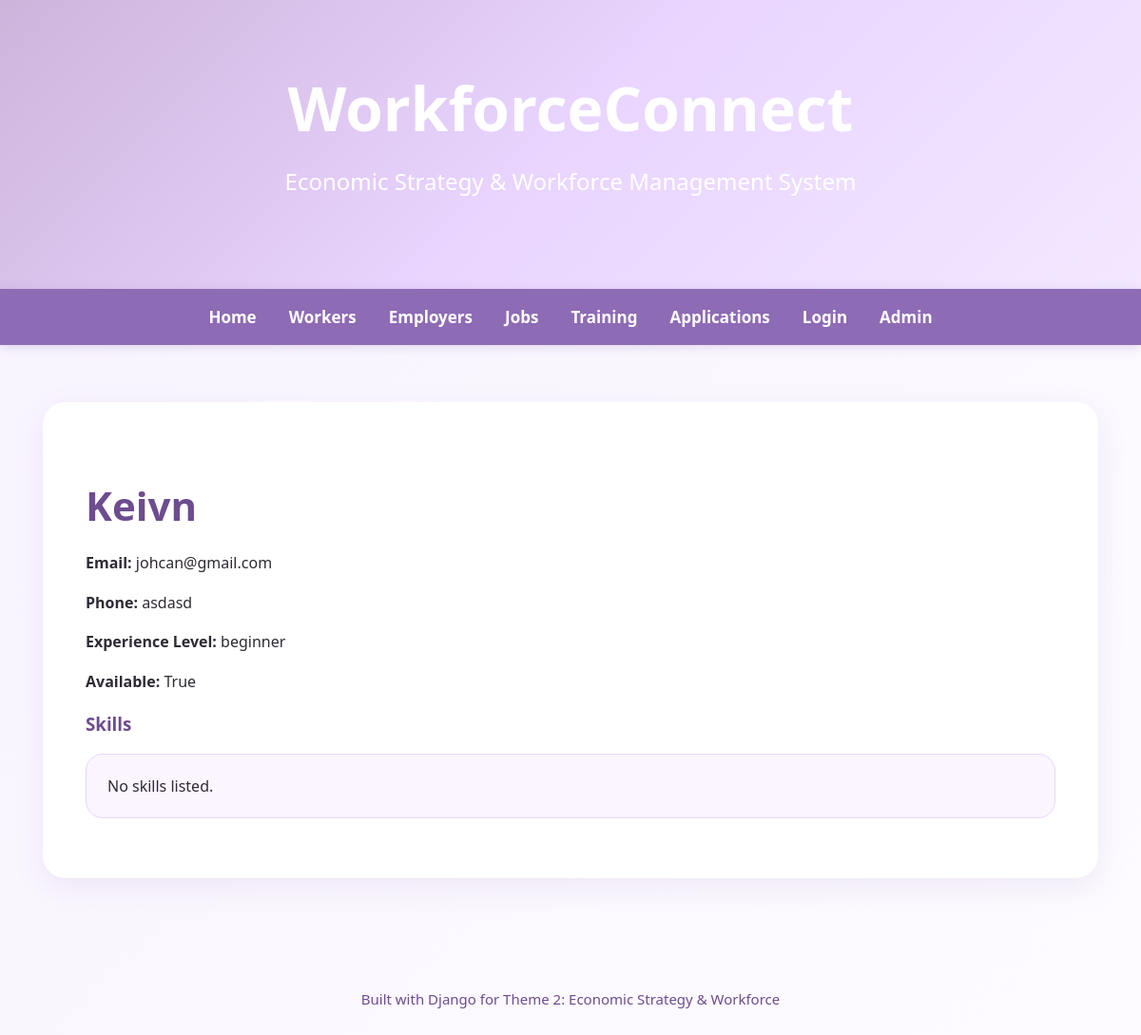
Page /workers/1/ on the committed database.
### workforce/models.py (models this page shows, shortened)
class Worker(models.Model):
    EXPERIENCE_CHOICES = [
        ('beginner', 'Beginner'),
        ('intermediate', 'Intermediate'),
        ('advanced', 'Advanced'),
    ]
    user = models.OneToOneField(
        User,
        on_delete=models.CASCADE,
        related_name='worker_profile',
        null=True,
        blank=True
    )
    name = models.CharField(max_length=100)
    email = models.EmailField()
    phone = models.CharField(max_length=20)
    experience_level = models.CharField(max_length=20, choices=EXPERIENCE_CHOICES)
    availability = models.BooleanField(default=True)
    skills = models.ManyToManyField(Skill, through='WorkerSkill')

### workforce/views.py (the view)
class WorkerDetailView(DetailView):
    model = Worker
    template_name = 'workforce/worker_detail.html'
    context_object_name = 'worker'

### workforce/templates/workforce/worker_detail.html
{% extends 'workforce/base.html' %}
{% block content %}
    <h2>{{ worker.name }}</h2>
    <p><strong>Email:</strong> {{ worker.email }}</p>
    <p><strong>Phone:</strong> {{ worker.phone }}</p>
    <p><strong>Experience Level:</strong> {{ worker.experience_level }}</p>
    <p><strong>Available:</strong> {{ worker.availability }}</p>
    <h3>Skills</h3>
    <ul class="card-list">
        {% for workerskill in worker.workerskill_set.all %}
            <li>{{ workerskill.skill.name }} - {{ workerskill.proficiency_level }}</li>
        {% empty %}
            <li>No skills listed.</li>
        {% endfor %}
    </ul>
{% endblock %}

### workforce/static/workforce/style.css (style rules this page uses)
body { font-family: 'Segoe UI', Arial, sans-serif; background: linear-gradient(135deg, #f8f3ff, #fdfbff); color: #2f2a35; margin: 0; padding: 0; }
h1, h2, h3 { color: #6d4c8f; }
h2 { font-size: 42px; margin-bottom: 20px; }
p { line-height: 1.6; }
.card-list { list-style: none; padding: 0; }
.card-list li { background: #faf5ff; border: 1px solid #e9d5ff; margin-bottom: 18px; padding: 22px; border-radius: 18px; transition: 0.3s; }

### rows in the picture
Worker: name "Keivn", email "johcan@gmail.com", phone "asdasd", experience_level "beginner", availability "True"
